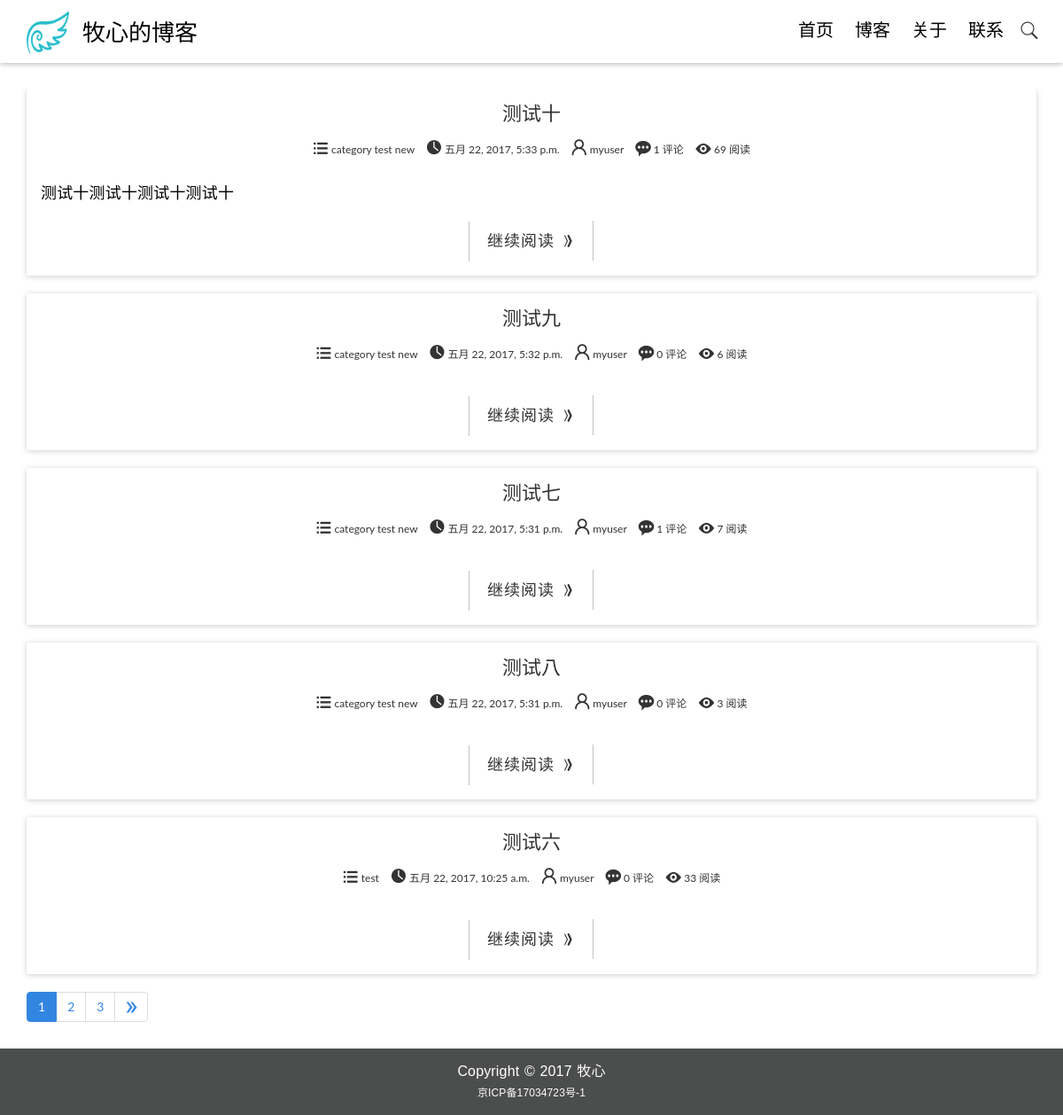
Page /full_blog on the earlier database version.
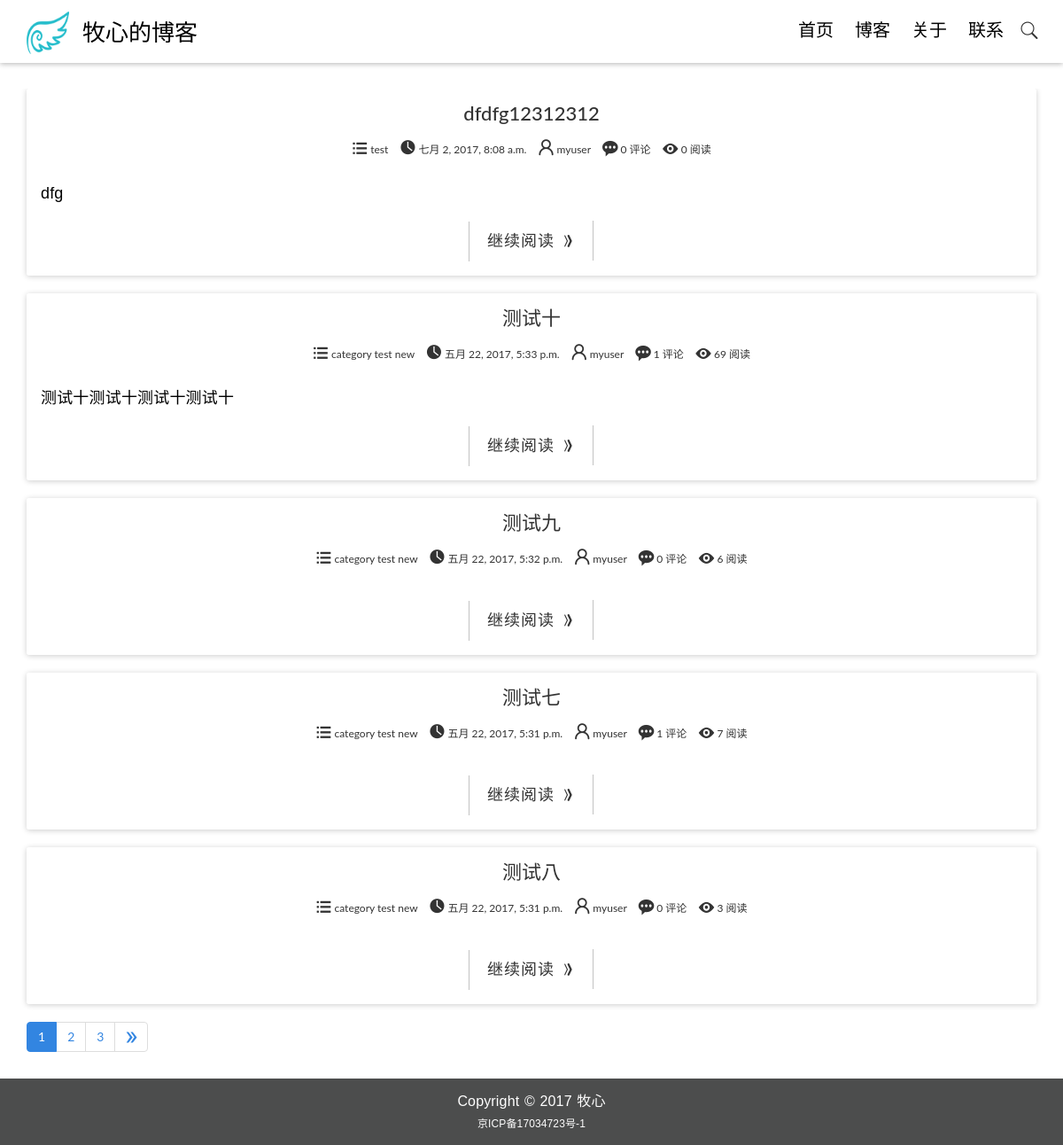
Same page on the later database version.
### blog/models.py (models this page shows, shortened)
@python_2_unicode_compatible
class Post(models.Model):
    title = models.CharField(max_length=70)
    body = models.TextField()
    created_time = models.DateTimeField()
    modified_time = models.DateTimeField()
    excerpt = models.CharField(max_length=200,blank=True)
    category = models.ForeignKey(Category)
    tags = models.ManyToManyField(Tag, blank=True)
    author = models.ForeignKey(User)
    views = models.PositiveIntegerField(default=0)
    def get_absolute_url(self):
        return reverse('blog:detail', kwargs={'pk': self.pk})
    class Meta:
        ordering = ['-created_time']

@python_2_unicode_compatible
class Category(models.Model):
    name = models.CharField(max_length=100)

### blog/views.py (the view)
# urls.py: url(r'^full_blog$', views.full_blog, name='full_blog'),
def full_blog(request):
    post_list = Post.objects.all().order_by('-created_time')
    paginator = Paginator(post_list, 5)
    page = request.GET.get('page')
    try:
        post_list = paginator.page(page)
    except PageNotAnInteger:
        post_list = paginator.page(1)
    except EmptyPage:
        post_list = paginator.page(paginator.num_pages)
    return render(request, 'blog/full-blog.html', context={'post_list': post_list})

### blog/templatetags/page_tags.py (called while the page is built)
@register.simple_tag
def circle_page(curr_page, loop_page):
    offset = abs(curr_page - loop_page)
    if offset < 3:
        if curr_page == loop_page:
            page_ele = '<li class="active"><a href="?page=%s">%s</a></li>'%(loop_page, loop_page)
        else:
            page_ele = '<li><a href="?page=%s">%s</a></li>'%(loop_page, loop_page)
        return format_html(page_ele)
    else:
        return ''

### templates/blog/full-blog.html (shortened to what the changed rows need)
{% load staticfiles %}
{% load page_tags %}
<!DOCTYPE html>
<html id="wrapper">
	<head>
        <link rel="stylesheet" href="{% static 'css/bootstrap.min.css' %}">
        <link rel="stylesheet" href="{% static 'css/iconfont.css' %}">
        <link rel="stylesheet" href="{% static 'css/pace.css' %}">
        <link rel="stylesheet" href="{% static 'css/custom.css' %}">
	</head>
	<body>
        <header class="site-header">
            <div class="container fadeInUp animated" data-wow-duration="0.5s" data-wow-delay="0.2s">
                <div class="row">
                    <div class="col-md-4 col-sm-5 col-xs-8">
                        <div class="logo">
                            <h1><a href="{% url 'blog:index' %}"><img src="{% static 'img/icons/logo.png' %}"/><span>牧心的博客</span></a></h1>
                        </div>
                    </div>
                </div>
            </div>
        </header>
         <div class="content-body">
            <div class="container">
                <div class="row">
                    <main class="col-md-12 fadeInLeft animated" >
                        {% block main %}
                            {% for post in post_list %}
                                <article class="post post-{{ post.pk }}">
                                    <header class="entry-header">
                                        <h1 class="entry-title">{{ post.title }}</h1>
                                       <div class="entry-meta">
                                          <span class="post-category">
                                              <i class="iconfont icon-fenlei"></i>
                                              <a href="#">{{ post.category.name }}</a>
                                          </span>
                                          <span class="post-date">
                                              <i class="iconfont icon-shijian"></i>
                                              <a href="#">
                                                  <time class="entry-date" datetime="{{ post.created_time }}">{{ post.created_time }}</time>
                                              </a>
                                          </span>
                                          <span class="post-author">
                                              <i class="iconfont icon-zuozhe"></i>
                                              <a href="#">{{ post.author }}</a>
                                          </span>
                                          <span class="comments-link">
                                              <i class="iconfont icon-pinglun"></i>
                                              <a href="#">{{ post.comment_set.count }} 评论</a>
                                          </span>
                                          <span class="views-count">
                                              <i class="iconfont icon-yuedu"></i>
                                              <a href="#">{{ post.views }} 阅读</a>
                                          </span>
                                       </div>
                                    </header>
                                    <div class="entry-content clearfix">
                                        <p>{{ post.excerpt }}</p>
                                        <div class="read-more cl-effect-14">
                                            <a href="{{ post.get_absolute_url }}" class="more-link">继续阅读 <i class="iconfont icon-6icon"></i></a>
                                        </div>
                                    </div>
                                </article>
                            {% empty %}
                                <div class="no-post">暂时还没有发布的文章！</div>
                            {% endfor %}
                            <nav aria-label="Page navigation">
                              <ul class="pagination">
                                {%  for pg in post_list.paginator.page_range %}
                                    {% circle_page post_list.number pg %}
                                {% endfor %}
                              </ul>
                            </nav>
                        {% endblock main %}
                    </main>
                </div>
            </div>
        </div>
	</body>
</html>

Differences in the rows shown:
no longer on this page (row unchanged): Post: title "测试六", category.name "test", created_time "五月 22, 2017, 10:25 a.m.", author "myuser", comment_set.count "0", views "33"
added Post: title "dfdfg12312312", category.name "test", created_time "七月 2, 2017, 8:08 a.m.", author "myuser", comment_set.count "0", views "0", excerpt "dfg"
